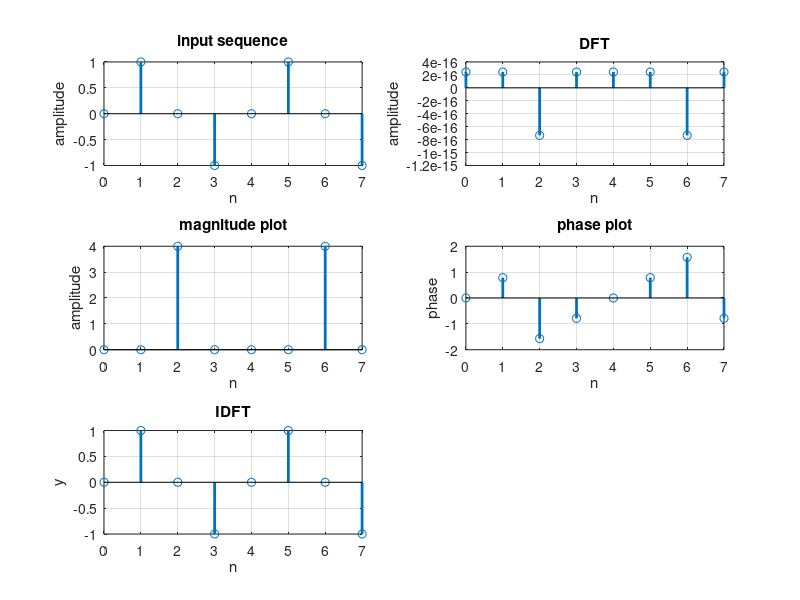

Write the MATLAB code that produced this figure.
clc;
clear all;

a=0:7;
xn=sin(pi*a./2);
N=8;
L=length(xn);
n=0:N-1;
xn=[xn zeros(1,N-L)];

subplot(3,2,1)
stem(n,xn,'linewidth',2);
xlabel('n');
ylabel('amplitude');
title('input sequence');
grid;

% DFT
Xk=fft(xn,N);

subplot(3,2,2)
stem(n,Xk,'linewidth',2);
xlabel('n');
ylabel('amplitude');
title('DFT');
grid;

magnitude=abs(Xk);
subplot(3,2,3)
stem(n,magnitude,'linewidth',2);
xlabel('n')
ylabel('amplitude');
title('magnitude plot')
grid;

phase=angle(Xk);
subplot(3,2,4)
stem(n,phase,'linewidth',2)
xlabel('n')
ylabel('phase')
title('phase plot')
grid;

% IDFT
y=ifft(Xk,N);
subplot(3,2,5)
stem(n,y,'linewidth',2);
xlabel('n')
ylabel('y')
title('IDFT')
grid;
